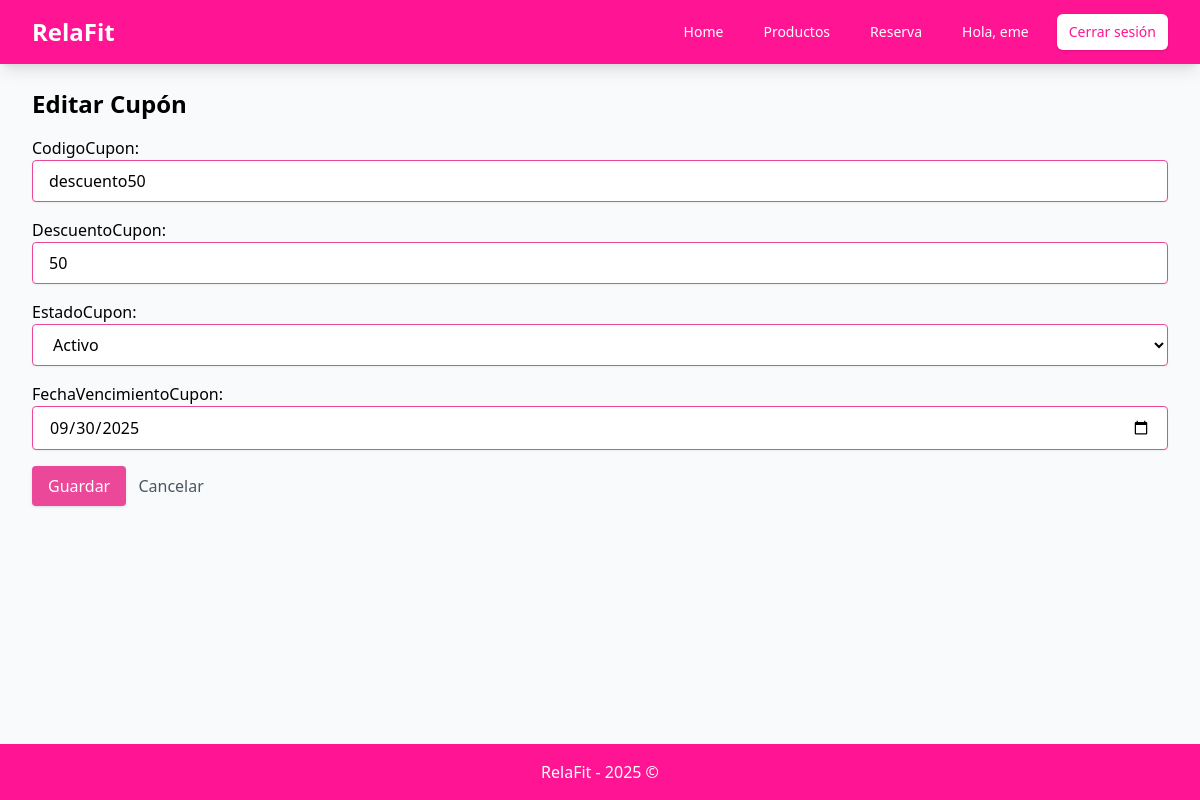
/panel/cupones/5/editar/ (signed in), run on the app's committed database.
### Sesion/models.py (models this page shows)
class Cupon(models.Model):
    idCupon = models.AutoField(primary_key = True)
    descuentoCupon = models.IntegerField()
    codigoCupon = models.CharField()
    estadoCupon = models.BooleanField()
    fechaVencimientoCupon = models.DateField()

### Sesion/views.py (the view)
# urls.py: path("panel/cupones/<int:pk>/editar/", CuponUpdateView.as_view(), name="cupon_form"),
class CuponUpdateView(UpdateView):
    model = Cupon
    form_class = CuponForm
    template_name = "cupon_form.html"
    success_url = reverse_lazy("cupon_list")

### Sesion/templates/cupon_form.html (shortened to what this page needs)
{% extends "base.html" %}
{% block content %}
<h1 class="text-2xl font-bold mb-4">
  {% if object %}Editar Cupón{% else %}Nuevo Cupón{% endif %}
</h1>
<form method="post" class="space-y-4">
  {{ form.as_p }}
  <button type="submit"
          class="bg-pink-500 hover:bg-pink-600 text-white px-4 py-2 rounded shadow">
    Guardar
  </button>
  <a href="{% url 'cupon_list' %}" class="ml-2 text-gray-600 hover:text-gray-800">
    Cancelar
  </a>
</form>
{% endblock %}

### data on the page
Cupon: codigoCupon "descuento50", descuentoCupon "50", estadoCupon "Activo", fechaVencimientoCupon "09/30/2025"

### other printed values
{{ request.session.usuario_nombre }} "eme"
